Frame 1 (no input): blank canvas, image omitted
Frame 60 (the mouse pressed at the canvas centre just before this capture): blank canvas, image omitted
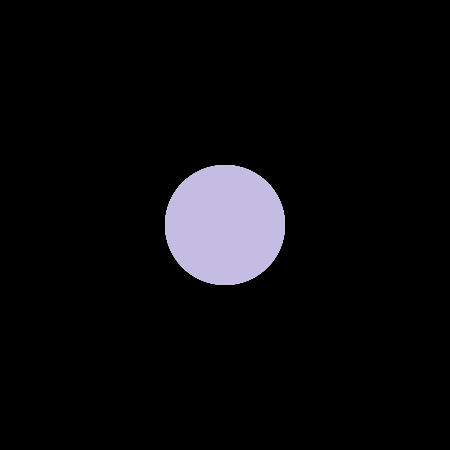
Frame 120 (the mouse held since frame 60 and released just before this capture)

The Processing sketch whose frames 1 and 60 were blank and that drew this single picture after the mouse press (run headless with seeded random() and noise(); from frame 60 on, the mouse is pressed at the canvas centre):

// Processing sketch: processing_122239
// ── processing_122239.pde

int counter;

void setup() {  //setup function called initially, only once
  size(450, 450);
  background(0);  //set background white
  colorMode(HSB);   //set colors to Hue, Saturation, Brightness mode
  counter = 0;
}

void draw() {  //draw function loops 
  counter++;
  noStroke();
  fill(random(255),100,255,50);
  
  if(mousePressed == true) { //add some interaction
    ellipse(mouseX, mouseY, 120, 120);
  }
  else {
  }
}
